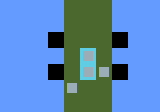

Rendered tile map (Tiled .tmx) drawn with the repository's tilesets; below, a short description and the map source with its tile grids summarised:
An orthogonal 10x7 tile map with 16x16 px tiles, 1 tile layer (Tile Layer 1).

<map version="1.0" orientation="orthogonal" renderorder="right-down" width="10" height="7" tilewidth="16" tileheight="16" nextobjectid="1">
 <tileset firstgid="1" name="sample-tileset" tilewidth="16" tileheight="16" tilecount="5">
  <image source="../sample-tileset.png" width="80" height="16" />
 </tileset>
 <layer name="Tile Layer 1" width="10" height="7">
  <data>[70 cells, 70 non-empty, 5 distinct tile ids]</data>
 </layer>
</map>
